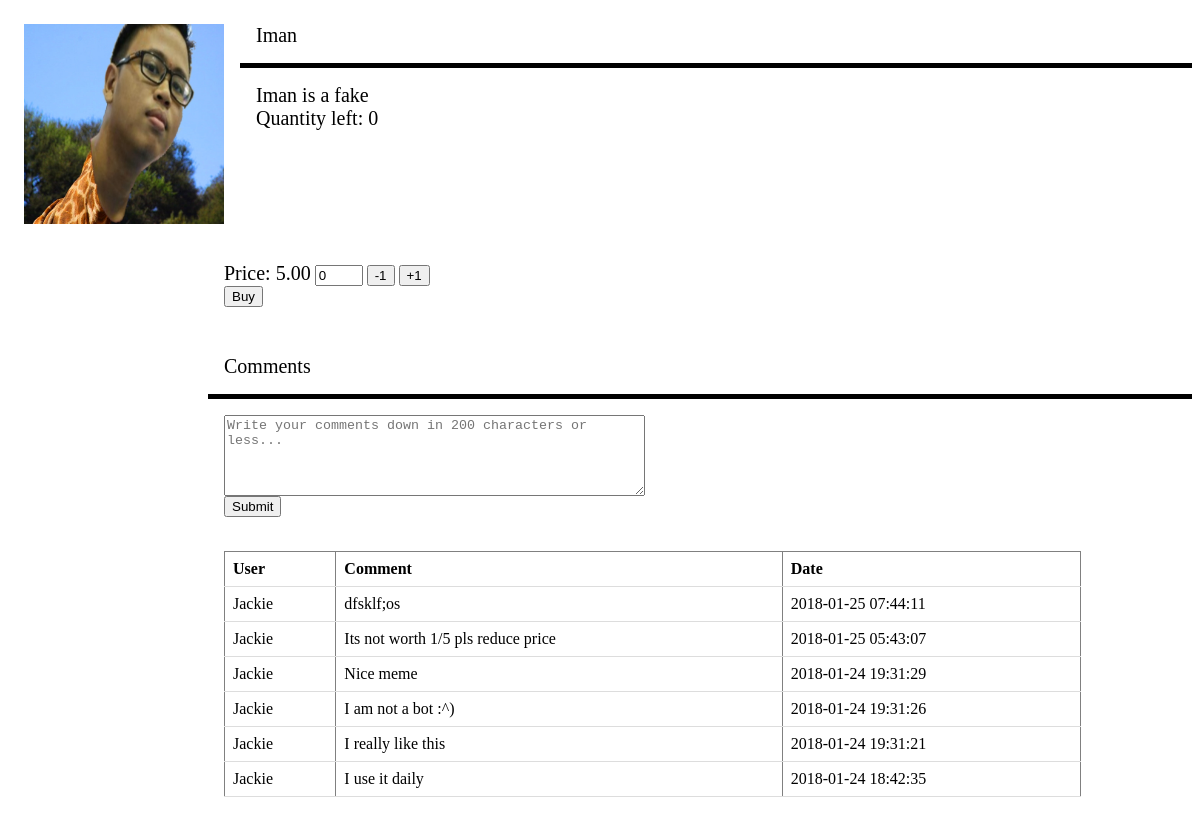
Screenshot of /StoreFront/Retailers/retailItem.php?item_id=2 with the database file from the repository.
### tables this page shows
CREATE TABLE `retail_items` (
  `item_ID` int(3) NOT NULL,
  `item_Name` varchar(30) NOT NULL,
  `item_Description` varchar(100) NOT NULL,
  `item_Cost` decimal(65,2) NOT NULL,
  `retails_ID` int(3) NOT NULL,
  `stock` int(5) NOT NULL,
  `image` varchar(100) NOT NULL,
  `active` int(1) NOT NULL
);

CREATE TABLE `comments` (
  `item_ID` int(3) NOT NULL,
  `user_ID` int(4) NOT NULL,
  `comment` varchar(200) NOT NULL,
  `timestamp` timestamp NOT NULL DEFAULT CURRENT_TIMESTAMP ON UPDATE CURRENT_TIMESTAMP
);

CREATE TABLE `customers` (
  `user_id` int(4) NOT NULL,
  `first_Name` varchar(25) DEFAULT NULL,
  `last_Name` varchar(25) DEFAULT NULL,
  `gender` varchar(6) DEFAULT NULL,
  `age` int(3) DEFAULT NULL,
  `birthday` date DEFAULT NULL,
  `address` varchar(50) DEFAULT NULL,
  `contact` int(8) DEFAULT NULL,
  `email` varchar(50) DEFAULT NULL,
  `hash` varchar(100) DEFAULT NULL,
  `active` tinyint(1) NOT NULL DEFAULT '0',
  `captcha_verify` varchar(8) NOT NULL,
  `otp_verify` int(6) NOT NULL
);

### StoreFront/Retailers/retailItem.php (the view, shortened to what this page needs)
<?php
include_once "dbconfig.php";
if(isset($_GET['item_id']))
{
	$id = $_GET['item_id'];
	extract($crud->getID($id));
}
?>
<html>
<head>
</head>
<body>
<div class="layout1">
	<img src="<?php echo $image; ?>" width=200 height=200>
</div>
<div class="layout2">
	<label><?php echo $item_Name; ?></label>
</div>
<div class="layout3">
	<label><?php echo $item_Description ?></label>
	<br>
	<label>Quantity left: <?php echo $stock ?> </label>
</div>
<div class="layout4">
	<label>Price: <?php echo $item_Cost ?></label>
	<input type="number" id="qty" value="0" max="<?php echo $stock; ?>" min="0" />
	<button id="down" onclick="modify_qty(-1)" >-1</button>
	<button id="up" onclick="modify_qty(1)">+1</button>
	<form method="post" action="retailItemConfirm.php">
		<button type="submit">Buy</button>
	</form>
</div>
<div class="layout2">
	<label>Comments</label>
</div>
<div class="layout3">
	<form method="post" >
		<textarea name="comment" rows="5" cols="50" placeholder="Write your comments down in 200 characters or less..." maxlength="200" required></textarea>
		<br>
		<button type="submit">Submit</button>
	</form>
	<br>
	<?php
	echo "<table border='1'>";
	echo "<tr>";
	echo "<th>User</th>";
	echo "<th>Comment</th>";
	echo "<th>Date</th>";
	echo "</tr>";
	$query = "SELECT * FROM comments WHERE item_ID = $item_ID ORDER BY timestamp DESC";
	$crud->viewComments($query);
	?>
</div>
</body>
</html>

### StoreFront/Retailers/crudClass.php (shortened to what this page needs)
<?php
class crud
{
	private $db;
	function __construct($DB_con)
	{
		$this->db = $DB_con;
	}
	public function getID($id)
	{
		$stmt = $this->db->prepare("SELECT * FROM retail_items WHERE item_ID=:id");
		$stmt->execute(array(":id"=>$id));
		$editRow=$stmt->fetch(PDO::FETCH_ASSOC);
		return $editRow;
	}
				?>
				<?php
	public function getCustomerID($id)
	{
		$stmt = $this->db->prepare("SELECT * FROM customers WHERE user_id=:id");
		$stmt->execute(array(":id"=>$id));
		$editRow=$stmt->fetch(PDO::FETCH_ASSOC);
		return $editRow;
	}
	public function viewComments($query)
	{
		$stmt = $this->db->prepare($query);
		$stmt->execute();
		if($stmt->rowCount()>0)
		{
			while($row=$stmt->fetch(PDO::FETCH_ASSOC))
			{
				$firstname = $this->getCustomerID($row['user_ID']);
				?>
					<tr>
					<td><?php print($firstname['first_Name']); ?></td>
					<td><?php print ($row['comment']); ?></td>
					<td><?php print ($row['timestamp']); ?></td>
					</tr>
				<?php
			}
		}
	}
}
?>

### StoreFront/Retailers/retailItem.php (style rules this page uses)
div.layout1 { float: left; max-width: 200px; margin: 0; padding: 1em; }
div.layout2 { margin-left: 200px; border-left: 0px solid gray; border-bottom: 5px solid black; padding: 1em; overflow: hidden; }
div.layout3 { margin-left: 200px; border-left: 0px solid gray; padding: 1em; overflow: hidden; margin-bottom: 100px; }
div.layout4 { margin-left: 200px; border-left: 0px solid gray; padding: 1em; overflow: hidden; }
img { width: 200px; height: 200px; }
label { font-size: 20px; }
table { border-collapse: collapse; width: 90%; }
th, td { padding: 8px; text-align: left; border-bottom: 1px solid #ddd; }

### rows the page displays
retail_items: image (picture), item_Name "Iman", item_Description "Iman is a fake", stock "0", item_Cost "5.00"
comments: user_ID.first_Name "Jackie", comment "dfsklf;os", timestamp "2018-01-25 07:44:11"
comments: user_ID.first_Name "Jackie", comment "Its not worth 1/5 pls reduce price", timestamp "2018-01-25 05:43:07"
comments: user_ID.first_Name "Jackie", comment "Nice meme", timestamp "2018-01-24 19:31:29"
comments: user_ID.first_Name "Jackie", comment "I am not a bot :^)", timestamp "2018-01-24 19:31:26"
comments: user_ID.first_Name "Jackie", comment "I really like this", timestamp "2018-01-24 19:31:21"
comments: user_ID.first_Name "Jackie", comment "I use it daily", timestamp "2018-01-24 18:42:35"
